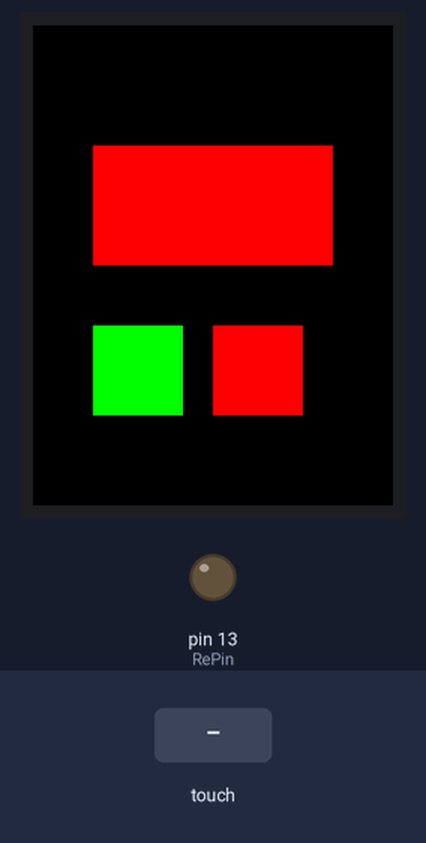
A program run on a simulated Arduino Uno, built with avr-gcc and run on an emulated ATmega328P. Shown: 240×320 colour display, output pins drawn as LEDs (lit = HIGH). The inputs (shaded band) are chosen by the test bench. Pins used as bus, display or sensor lines are not drawn.

Above: at 1.4 s.
1.5 s: touch panel pressed at 38 % / 30 % of its raw x / y range
At 2.6 s:
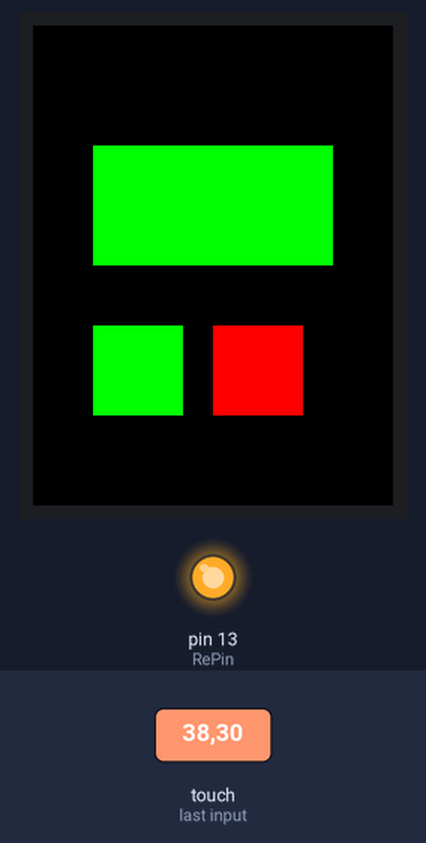
3.0 s: touch panel pressed at 62 % / 30 % of its raw x / y range
At 3.9 s:
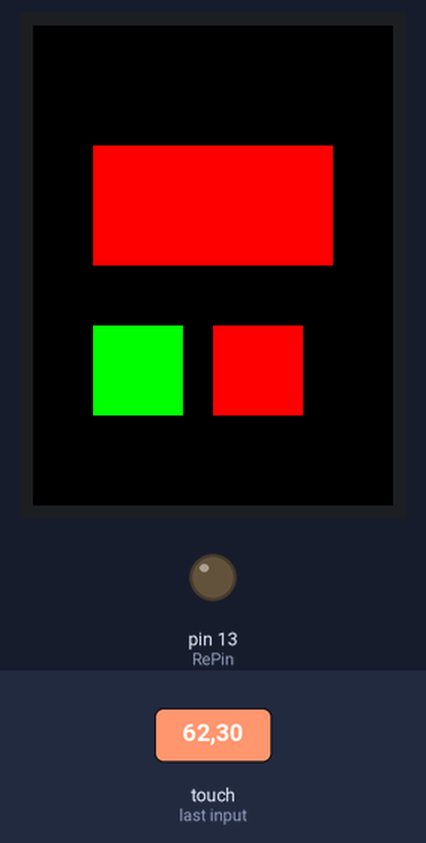
Timing chart, 0 to 6.0 s (numbered marks = the images above; inputs shaded):
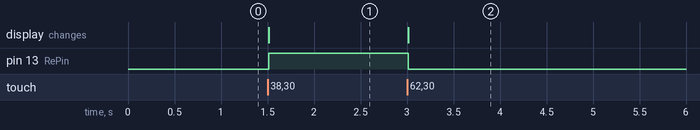

Measured:
- after the input at 1.5 s, pin 13 (RePin): LOW → HIGH at once; the display: changes at once (image 1)
- after the input at 3.0 s, pin 13 (RePin): HIGH → LOW at once; the display: changes at once (image 2)

The program:

main.cpp
```cpp
// Libraries
#include <Adafruit_GFX.h>
#include <MCUFRIEND_kbv.h>
MCUFRIEND_kbv tft;
#include <TouchScreen.h>

// Pressure
#define MINPRESSURE 1
#define MAXPRESSURE 7000

//Output Pins Relay
#define RePin 13


// ALL Touch panels and wiring is DIFFERENT
// Get Results from TouchScreen_Calibr_native.ino in McuFriend Library examples


// Touch Calibration
const int XP = 6, XM = A2, YP = A1, YM = 7; //ID=0x9341
const int TS_LEFT = 158, TS_RT = 896, TS_TOP = 930, TS_BOT = 179;


// Touchscreen
TouchScreen ts = TouchScreen(XP, YP, XM, YM, 300); // New Touchscreen
int pixel_x, pixel_y;     //Touch_getXY() updates global vars


// COLORS
#define BLACK   0x0000
#define BLUE    0x001F
#define RED     0xF800
#define GREEN   0x07E0
#define CYAN    0x07FF
#define MAGENTA 0xF81F
#define YELLOW  0xFFE0
#define WHITE   0xFFFF


// Is Pressed
bool IsPressed(void)
{
   TSPoint p = ts.getPoint(); // Get Point on Screen on touched
   pinMode(YP, OUTPUT); // Restore Shared Pins
   pinMode(XM, OUTPUT);
   digitalWrite(YP, HIGH);   // Because TFT Control Pins
   digitalWrite(XM, HIGH);
   bool pressed = (p.z > MINPRESSURE && p.z < MAXPRESSURE); // Max Pressure

   if(pressed==true) // If pressed
   {
        pixel_x = map(p.x, TS_LEFT, TS_RT, 0, tft.width()); //.kbv makes sense to me
        pixel_y = map(p.y, TS_TOP, TS_BOT, 0, tft.height());
   }

   return pressed;
}


// OnPressed
void OnPressed(bool pressed)
{
       if((pixel_x >= 40 && pixel_x <=100) && (pixel_y >= 200 && pixel_y <= 260))
       {
            tft.fillRect(40, 80, 160, 80, GREEN);
            digitalWrite(RePin, HIGH); // Relay ON
       }

    else if((pixel_x > 120 && pixel_x <=180) && (pixel_y >= 200 && pixel_y <= 260))
    {
      tft.fillRect(40, 80, 160, 80, RED);
      digitalWrite(RePin, LOW); // Relay OFF

    }
}


// Setup
void setup(void)
{
    Serial.begin(9600);
    tft.reset();
    uint16_t ID = tft.readID(); // Read ID
    tft.begin(ID);
    tft.setRotation(0); //PORTRAIT / Landscape
    tft.setCursor (15, 125);
    tft.fillScreen(BLACK);
    tft.fillRect(40, 80, 160, 80, RED); // Big Rectangle

    tft.fillRect(40, 200, 60, 60, GREEN); // Left Button //ON
    tft.fillRect(120, 200, 60, 60, RED); // Right Button // OFF

    // Pins
     pinMode(RePin, OUTPUT);

}


// LOOP
void loop(void)
{
  OnPressed(IsPressed());

}
```

Source omitted: bubble.c (data table, 80737 bytes)
